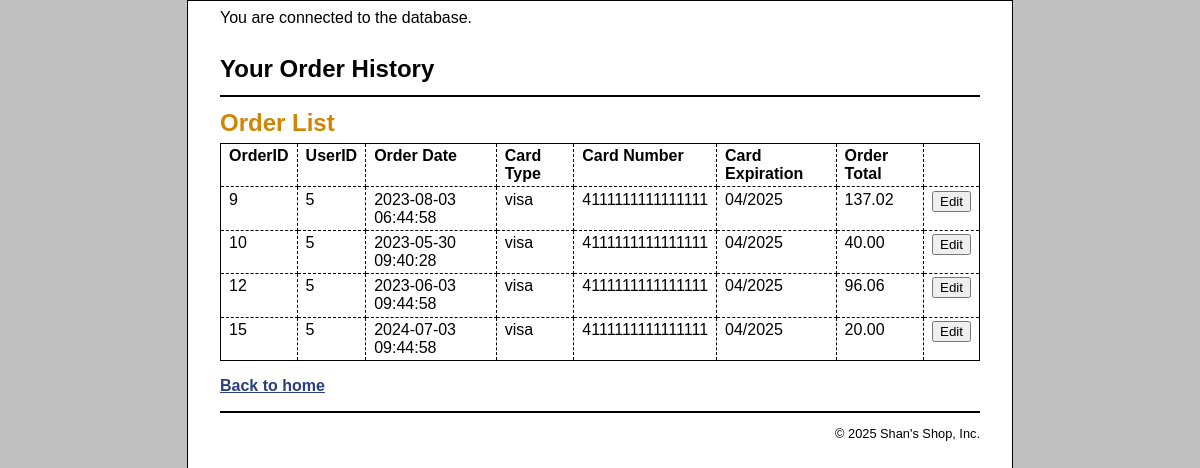
Screenshot of /registered/orders/index.php (signed in) with the database file from the repository.
### tables this page shows
CREATE TABLE orders (
  orderID             INT             NOT NULL     AUTO_INCREMENT,
  userID              INT                            DEFAULT NULL,
  orderDate           DATETIME        NOT NULL,
  orderTotal          DECIMAL(20,2)   NOT NULL,
  shipCost            DECIMAL(5,2)    NOT NULL       DEFAULT 0.00,
  cardType            VARCHAR(20)     NOT NULL,
  cardNumber          VARCHAR(20)     NOT NULL,
  cardExpires         VARCHAR(20)     NOT NULL,
  orderShip           VARCHAR(255)    NOT NULL,
  orderBill           VARCHAR(255)    NOT NULL,
  PRIMARY KEY (orderID), 
  INDEX userID (userID),
  FOREIGN KEY (userID) REFERENCES users (userID)
);

### registered/orders/index.php (the view, shortened to what this page needs)
<?php
require_once("../../inc/db_connect.php");
if (!isset($user_id))
{
	$user_id = $_SESSION['user']['userID'];
}
$queryAllorders = 'SELECT * FROM orders
					WHERE userID = :user_id
				   ORDER BY orderID';
$statement1 = $db->prepare($queryAllorders);
$statement1->bindValue(':user_id', $user_id);
$statement1->execute();
$orders = $statement1->fetchAll();
?>
<!DOCTYPE HTML>
<html>
<head>
	<link rel = "stylesheet" href = "../../main.css">
</head>
<body>
	<header>
		<h1>Your Order History</h1>
	</header>
	<main>
	<h1>Order List</h1>
	<table>
		<tr>
			<th>OrderID</th>
			<th>UserID</th>
			<th>Order Date</th>
			<th>Card Type</th>
			<th>Card Number</th>
			<th>Card Expiration</th>
			<th>Order Total</th>
		</tr>
		<?php foreach ($orders as $order_table) :	?>
		<tr>
			<td> <?php echo $order_table["orderID"]; ?> </td>
			<td> <?php echo $order_table["userID"]; ?> </td>
			<td> <?php echo $order_table["orderDate"]; ?> </td>
			<td> <?php echo $order_table["cardType"]; ?> </td>
			<td> <?php echo $order_table["cardNumber"]; ?> </td>
			<td> <?php echo $order_table["cardExpires"]; ?> </td>
			<td> <?php echo $order_table["orderTotal"]; ?> </td>
			<td>
				<form action = "addLineForm.php" method = "post">
				<input type= "submit" name = "action" value = "Edit" >
				</form>
			</td>
		</tr>
		<?php endforeach; ?>
	</table>
	<p><a href="http://localhost/project/index.php">Back to home</a></p>
	</main>
	<footer>
	        <p>&copy; <?php echo date("Y"); ?> Shan's Shop, Inc.</p>
    </footer>
</body>
</html>

### main.css (style rules this page uses)
html { background-color: rgb(192, 192, 192); }
body { margin-top: 0; font-family: Arial, Helvetica, sans-serif; width: 760px; margin: 0 auto; background-color: white; border: 1px solid black; padding: .5em 2em; }
header { margin: 0; border-bottom: 2px solid black; }
header h1 { margin: 0; padding: .5em 0; color: black; }
main { margin: 0; }
footer { clear: both; margin-top: 1em; border-top: 2px solid black; }
footer p { text-align: right; font-size: 80%; margin: 1em 0; }
h1 { font-size: 150%; margin: 0; padding: .5em 0 .25em; }
h1, h2 { color: rgb(208, 133, 4); }
a { color: rgb(41, 64, 124); font-weight: bold; }
table { border: 1px solid black; border-collapse: collapse; }
td, th { border: 1px dashed black; padding: .2em .5em .2em .5em; vertical-align: top; text-align: left; }
form { margin: 0; }

### rows the page displays
orders: orderID "9", userID "5", orderDate "2023-08-03 06:44:58", cardType "visa", cardNumber "4111111111111111", cardExpires "04/2025", orderTotal "137.02"
orders: orderID "10", userID "5", orderDate "2023-05-30 09:40:28", cardType "visa", cardNumber "4111111111111111", cardExpires "04/2025", orderTotal "40.00"
orders: orderID "12", userID "5", orderDate "2023-06-03 09:44:58", cardType "visa", cardNumber "4111111111111111", cardExpires "04/2025", orderTotal "96.06"
orders: orderID "15", userID "5", orderDate "2024-07-03 09:44:58", cardType "visa", cardNumber "4111111111111111", cardExpires "04/2025", orderTotal "20.00"
